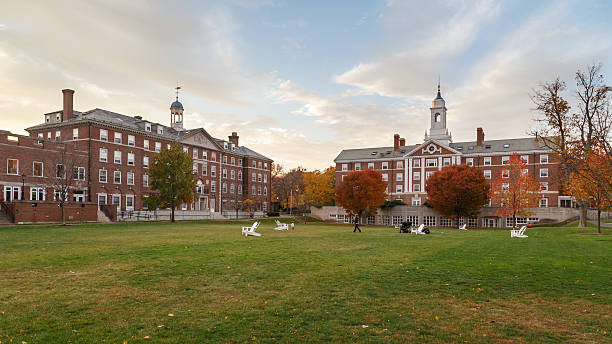
#> input picture Gesture Acrade Project/SOC-week 1&2/images&videos/harvard.jpg, 612 x 344 px, found by its file name
$ python threshold.py
#> lines starting #> are read from the running program, lines starting #| are printed output that depends on the picture; after the words box and inside, x2 and y2 are one past the last pixel; in counts of white or black regions, pixels touching at a corner belong together
import cv2


harvard= cv2.imread("images&videos/harvard.jpg")
#> harvard is the input picture: shape (344, 612, 3); mean B, G, R 112.6, 137.8, 144.6
cv2.imshow("Harvard",harvard)

gray=cv2.cvtColor(harvard,cv2.COLOR_BGR2GRAY)
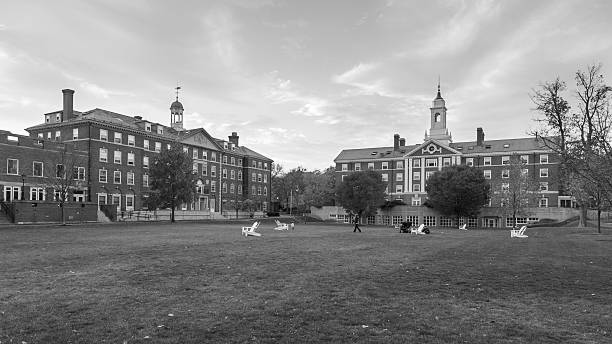
#> gray: shape (344, 612); min 0, max 255, mean 136.9
cv2.imshow("gray",gray)

# simple thresholding:
threshold,simple_thresh= cv2.threshold(gray,150,255,cv2.THRESH_BINARY)
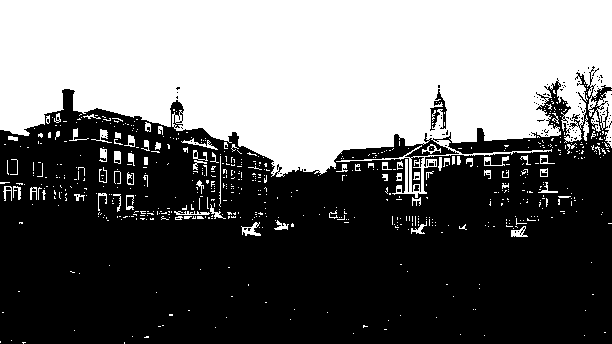
#> simple_thresh: shape (344, 612); 41.8% white; 656 white regions (580 under 20 px), largest, box (x1, y1, x2, y2) and area: (0, 0, 612, 198) 82272, (591, 91, 612, 148) 537, (241, 222, 261, 236) 127
cv2.imshow("simple_thresh",simple_thresh)
print(threshold) # 150

Threshold, simple_thresh_inv= cv2.threshold(gray,150,255,cv2.THRESH_BINARY_INV)
cv2.imshow("simple_thresh_inv",simple_thresh_inv)


# adaptive thresholding
adaptive= cv2.adaptiveThreshold(gray,255,cv2.ADAPTIVE_THRESH_MEAN_C,cv2.THRESH_BINARY,15,3)
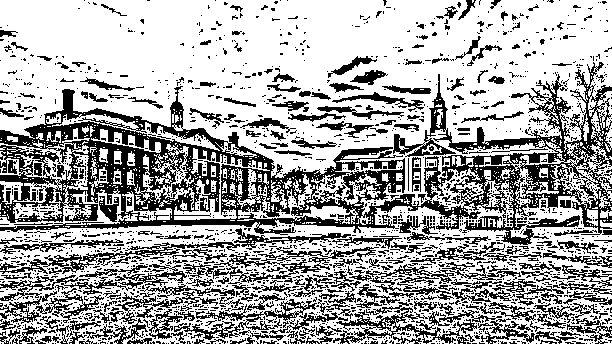
#> adaptive: shape (344, 612); 66.1% white; 2038 black regions (1780 under 20 px), largest, box (x1, y1, x2, y2) and area: (0, 62, 612, 245) 31571, (333, 302, 477, 344) 1486, (205, 247, 379, 283) 1401
cv2.imshow("adaptiveThreshold",adaptive)

adaptive_inv= cv2.adaptiveThreshold(gray,255,cv2.ADAPTIVE_THRESH_MEAN_C,cv2.THRESH_BINARY_INV,15,3)
cv2.imshow("adaptiveThreshold inverse",adaptive_inv)

cv2.waitKey(0)
